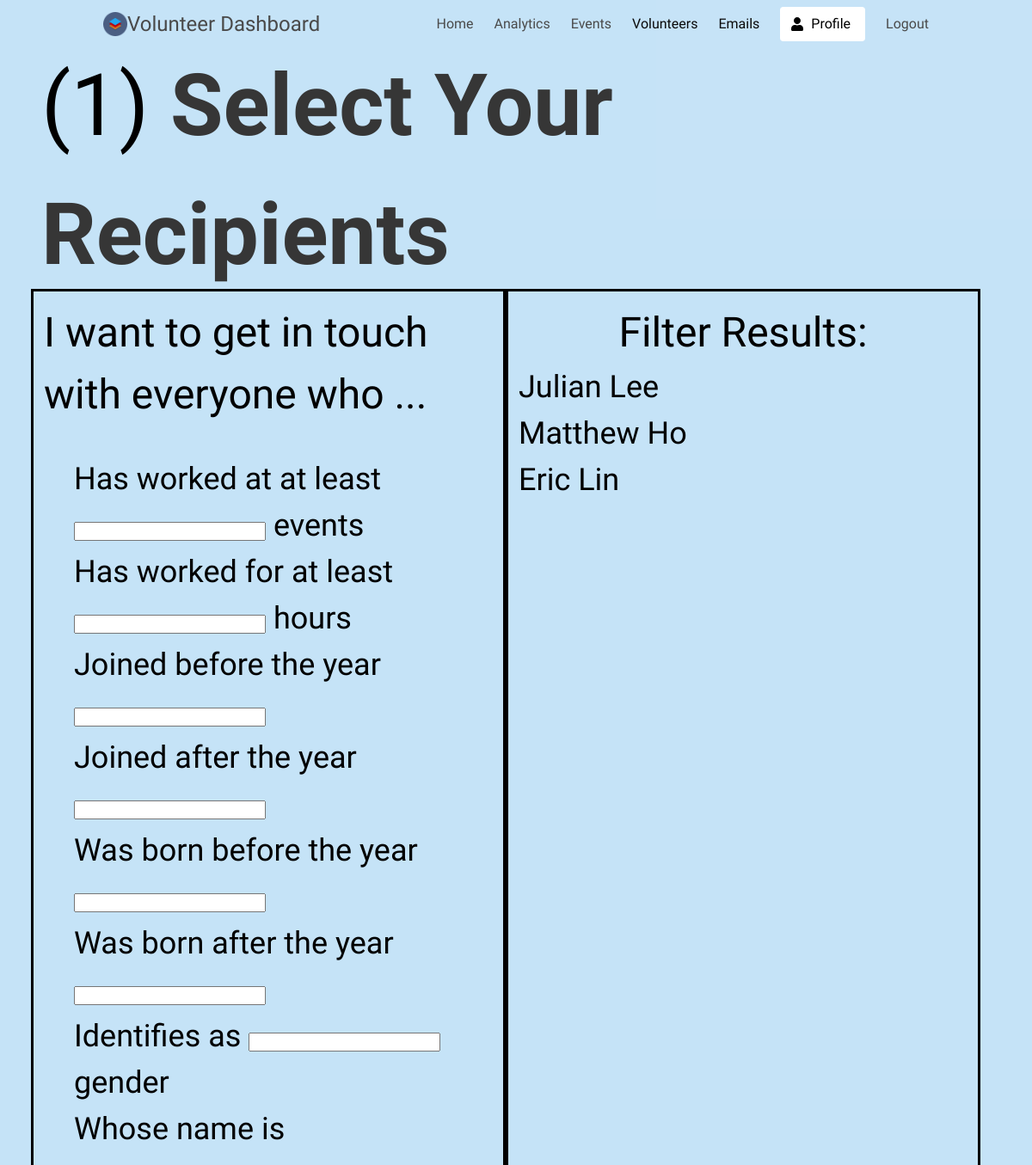
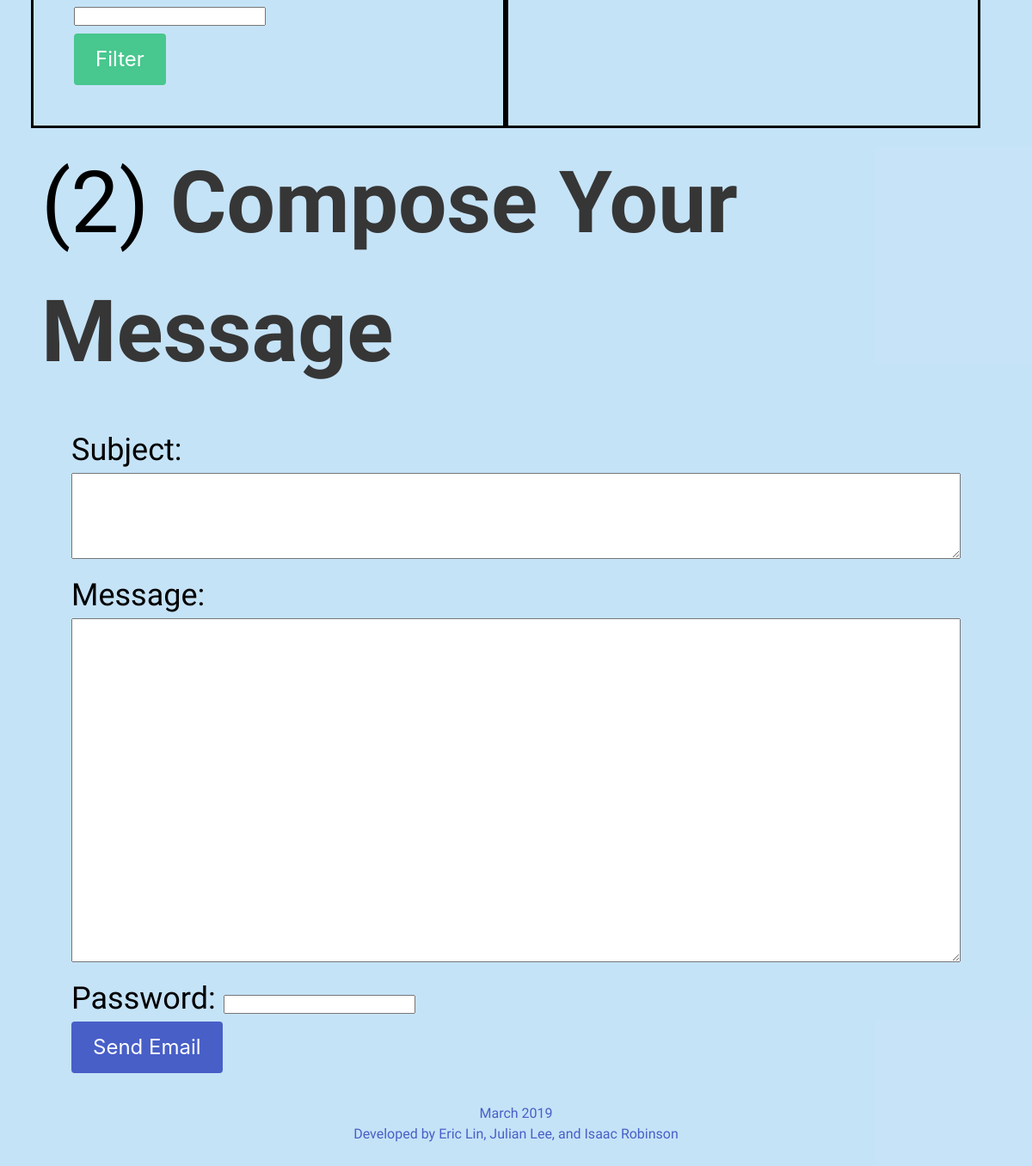
Screenshot of /emails/search/ (signed in) with the database file from the repository (2 pictures, top to bottom).
### volunteers/models.py (models this page shows, shortened)
class Volunteer(models.Model):		# To store volunteers
	name = models.CharField(max_length=256)
	address = models.CharField(max_length=256)
	birthday = models.DateTimeField(default=timezone.now)	# default is today
	gender = models.CharField(max_length=16)
	email = models.EmailField()
	date_joined = models.DateTimeField(default=timezone.now)  # keeps track of when they joined
	num_hours = models.IntegerField(default=0)
	num_events = models.IntegerField(default=0)

### emails/views.py (the view, shortened to what this page needs)
def search(request):
    user_list = Volunteer.objects.all()
    user_filter = VolunteerFilter(request.GET, queryset=user_list)
    if request.method == 'GET':
        return render(request, 'emails.html', {'filter': user_filter, 'form': EmailForm})

### templates/emails.html (shortened to what this page needs)
{% extends 'base.html' %}
{% block content %}
  {% if user.is_authenticated %}
    <section class="section">
        <h1>(1) <strong>Select Your Recipients</strong></h1>
        <div class = "columns">
          <div class = "column">
              <h2>I want to get in touch with everyone who ... </h2>
              <form method="get">
                  <p>Has worked at at least {{ filter.form.num_events }} events</p>
                  <p>Has worked for at least {{ filter.form.num_hours }} hours</p>
                  <p>Joined before the year {{ filter.form.year_joined__lte }}</p>
                  <p>Joined after the year {{ filter.form.year_joined__gte }}</p>
                  <p>Was born before the year {{ filter.form.birthday__lte }}</p>
                  <p>Was born after the year {{ filter.form.birthday__gte }}</p>
                  <p>Identifies as {{filter.form.gender}} gender</p>
                  <p>Whose name is {{filter.form.name}}</p>
                  <button class = 'button is-success is-large' type="submit">Filter</button>
                </form>
          </div>
          <div class = "column">
            <h2 style = 'text-align: center;'>Filter Results:</h2>
              {% for user in filter.qs %}
                <p>{{ user.name }}</p>
              {% endfor %}
          </div>
        </div>
        <h1>(2) <strong>Compose Your Message</strong></h1>
        <form method = "post">
            {{form.as_p}}
            <button class = 'button is-link is-large' type = "submit">Send Email</button>
        </form>
      <div class="hero-foot is-light has-text-centered">
        <a>
          March 2019 <br>
          Developed by Eric Lin, Julian Lee, and Isaac Robinson
        </a>
      </div>
      </div>
	{% endif %}
{% endblock %}

### templates/base.html (style rules this page uses)
* { font-family: 'Didact Gothic', sans-serif; color: black; }
body { height: 100%; margin : 0; }

### templates/emails.html (style rules this page uses)
form { margin: 35px; }
h1 { font-size: 100px; color: black; }
h2 { font-size: 48px; text-align: left; }
p { font-size: 36px; }
.columns { width: 100%; }
.column { border: solid; }

### rows the page displays
Volunteer: name "Julian Lee"
Volunteer: name "Matthew Ho"
Volunteer: name "Eric Lin"
